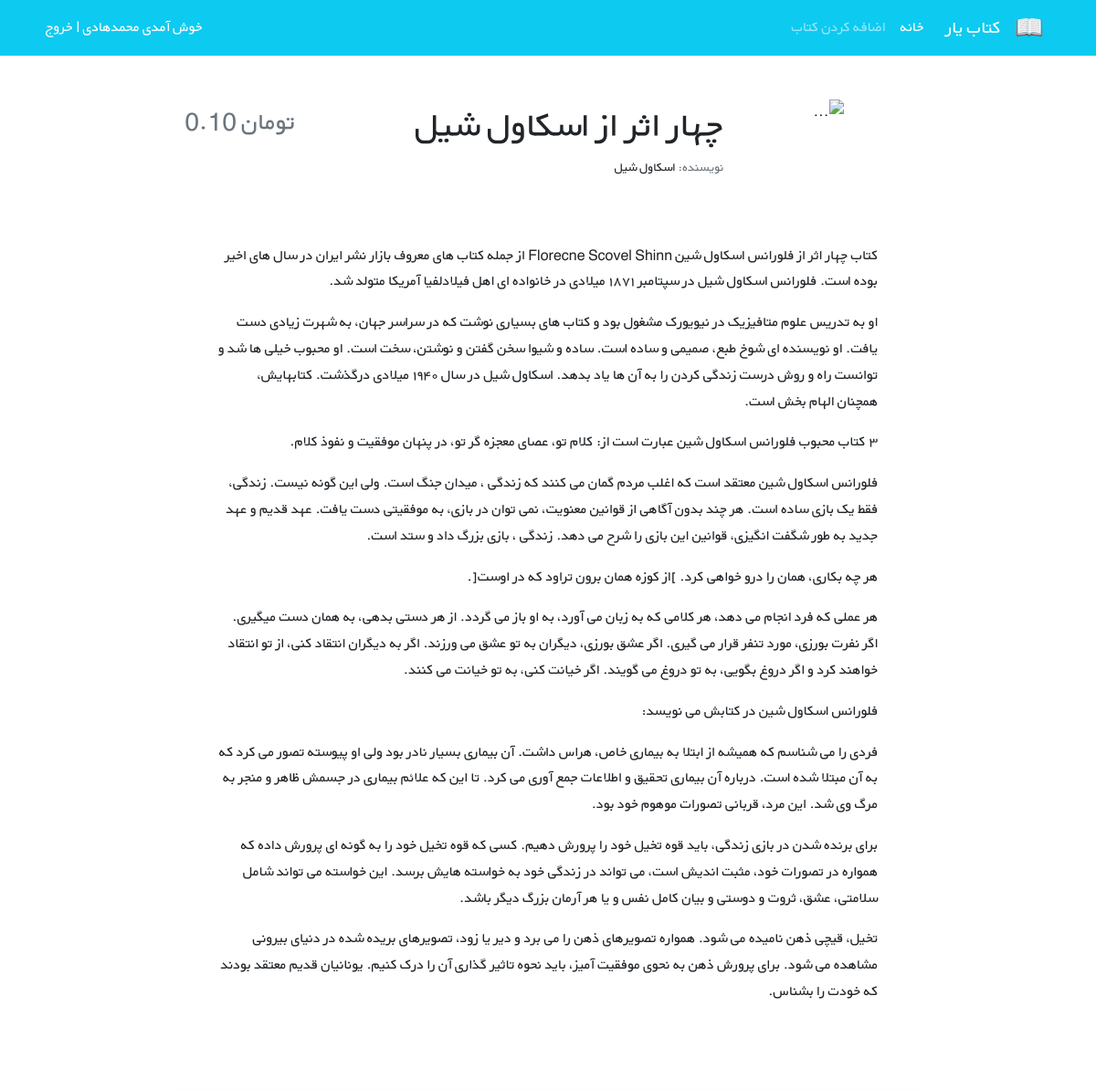
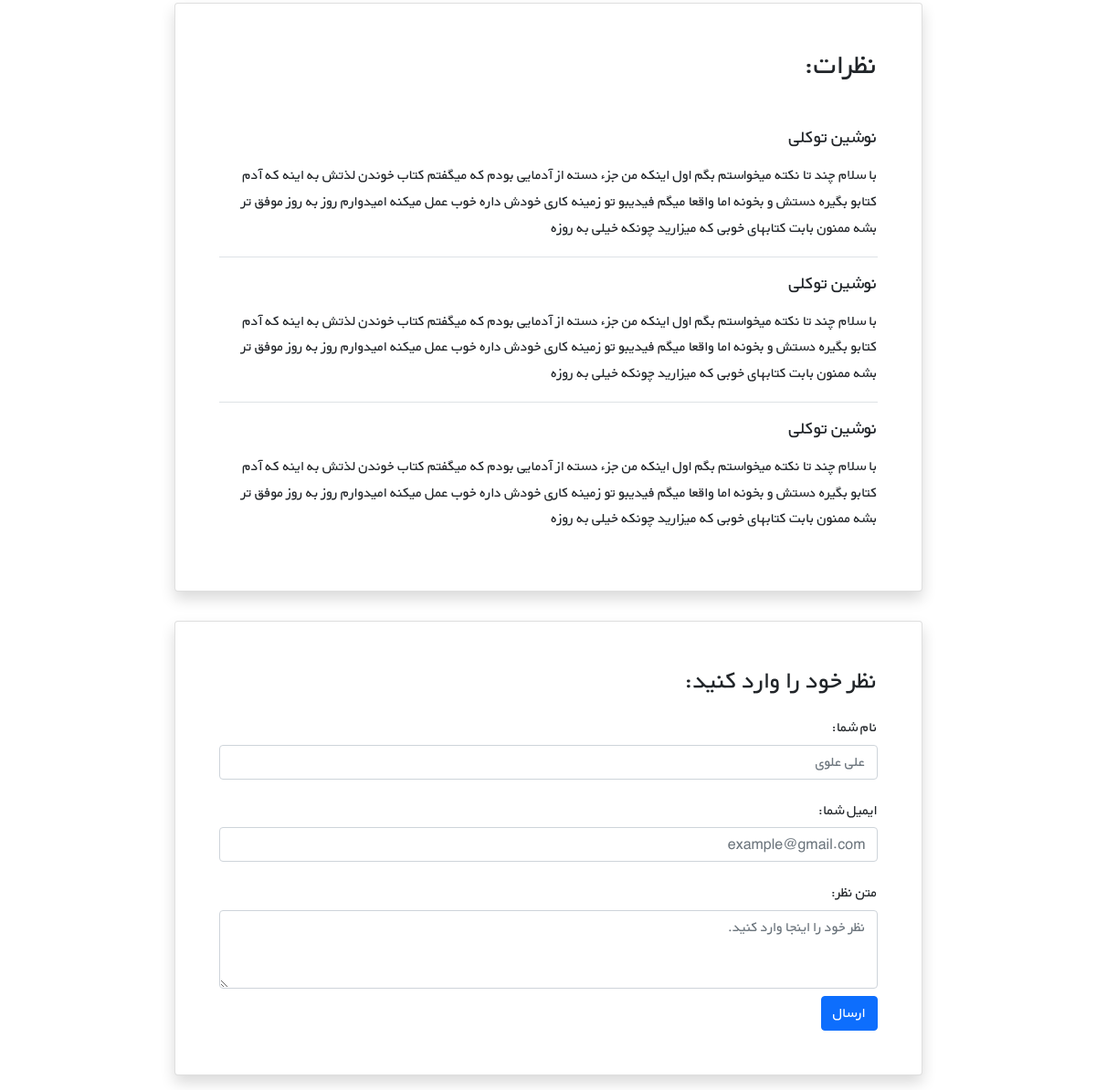
The app's page /books/7/ with its own data (2 pictures, top to bottom).
### books/models.py (models this page shows, shortened)
class Book(models.Model):
    title = models.CharField(max_length=200)
    author = models.CharField(max_length=200)
    description = models.TextField()
    price = models.DecimalField(max_digits=5, decimal_places=2)

### books/views.py (the view)
# urls.py: path('<int:pk>/',BookDetailView.as_view(), name ='book_detail'),
class BookDetailView(generic.DetailView):
    model = Book
    template_name = 'books/book_detail.html'

### books/templates/books/book_detail.html (shortened to what this page needs)
{% extends '_base.html' %}
{% block content %}
    <div class="container mt-5" dir="rtl">
        <div class="">
            <div class="">
                <div class="d-flex justify-content-center">
                    <div class="row w-sm-75 w-100">
                        <div class="col-xs-12 col-md-3 d-flex justify-content-center">
                            <div>
                                <img src="https://newcdn.fidibo.com/images/books/65579_50411_normal.jpg"
                                     class="img-fluid rounded-start" alt="...">
                            </div>
                        </div>
                        <div class="col-xs-12 col-md-6 text-center text-md-end mt-md-1 mt-4">
                            <h1>{{ book.title }}</h1>
                            <h5 class="small my-1"><span class="text-muted">نویسنده: </span>{{ book.author }}</h5>
                        </div>
                        <div class="col-xs-12 col-md-3 d-flex flex-column">
                            <h3 class="align-self-center pt-2 text-muted align-self-md-end">
                                 تومان {{ book.price }}
                            </h3>
                        </div>
                    </div>
                </div>
                <div class="d-flex justify-content-center">
                    <div class="my-3 p-5 w-sm-75 w-100">
                     {{ book.description|linebreaks }}
                    </div>
                </div>
                <div class="d-flex justify-content-center">
                    <div class="card shadow my-3 p-5 w-sm-75 w-100">
                        <h2 class="mb-5">نظرات:</h2>
                        <div class="border-bottom mb-3">
                            <h5 class="mb-3">نوشین توکلی</h5>
                            <p>با سلام چند تا نکته میخواستم بگم اول اینکه من جزء دسته از آدمایی بودم که میگفتم کتاب
                                خوندن لذتش
                                به اینه که آدم کتابو بگیره دستش و بخونه اما واقعا میگم فیدیبو تو زمینه کاری خودش داره
                                خوب عمل
                                میکنه امیدوارم روز به روز موفق تر بشه ممنون بابت کتابهای خوبی که میزارید چونکه خیلی به
                                روزه</p>
                        </div>
                        <div class="border-bottom mb-3">
                            <h5 class="mb-3">نوشین توکلی</h5>
                            <p>با سلام چند تا نکته میخواستم بگم اول اینکه من جزء دسته از آدمایی بودم که میگفتم کتاب
                                خوندن لذتش
                                به اینه که آدم کتابو بگیره دستش و بخونه اما واقعا میگم فیدیبو تو زمینه کاری خودش داره
                                خوب عمل
                                میکنه امیدوارم روز به روز موفق تر بشه ممنون بابت کتابهای خوبی که میزارید چونکه خیلی به
                                روزه</p>
                        </div>
                        <div>
                            <h5 class="mb-3">نوشین توکلی</h5>
                            <p>با سلام چند تا نکته میخواستم بگم اول اینکه من جزء دسته از آدمایی بودم که میگفتم کتاب
                                خوندن لذتش
                                به اینه که آدم کتابو بگیره دستش و بخونه اما واقعا میگم فیدیبو تو زمینه کاری خودش داره
                                خوب عمل
                                میکنه امیدوارم روز به روز موفق تر بشه ممنون بابت کتابهای خوبی که میزارید چونکه خیلی به
                                روزه</p>
                        </div>
                    </div>
                </div>
                <div class="d-flex justify-content-center">
                    <div class="card shadow my-3 p-5 w-sm-75 w-100">
                        <h3>نظر خود را وارد کنید:</h3>
                        <form method="POST">
                            <div class="form-group py-2">
                                <label class="py-1" for="author_name">نام شما:</label>
                                <input type="text" class="form-control" placeholder="علی علوی" name="author_name">
                            </div>
                            <div class="form-group py-2">
                                <label class="py-1" for="email">ایمیل شما:</label>
                                <input type="email" class="form-control" placeholder="example@gmail.com" name="email">
                            </div>
                            <div class="form-group py-2">
                                <label class="py-1" for="comment_text">متن نظر:</label>
                                <textarea class="form-control" name="text" rows="3"
                                          placeholder="نظر خود را اینجا وارد کنید."></textarea>
                            </div>
                            <button type="submit" class="btn btn-primary">ارسال</button>
                        </form>
                    </div>
                </div>
            </div>
        </div>
    </div>
{% endblock %}

### static/css/style.css (style rules this page uses)
* { font-family: 'BYekan', sans-serif; line-height: 1.8rem; }
@media (min-width: 576px) { .w-sm-75 { width: 75%!important; } }

### records on screen
Book: title "چهار اثر از اسکاول شیل", author "اسکاول شیل", price "0.10", description "کتاب چهار اثر از فلورانس اسکاول شین Florecne Scovel Shinn از جمله کتاب های معروف بازار نشر ایران در سال های اخیر بوده است. فلورانس اسکاول شیل در سپتامبر ۱۸۷۱ میلادی در خانواده ای اهل فیلادلفیا آمریکا متولد شد. او به تدریس علوم متافیزیک در نیویورک مشغول بود و کتاب های بسیاری نوشت که در سراسر جهان، به شهرت زیادی دست یافت. او نویسنده ای شوخ طبع، صمیمی و ساده است. ساده و شیوا سخن گفتن و نوشتن، سخت است. او محبوب خیلی ها شد و توانست راه و روش درست زندگی کردن را به آن ها یاد بدهد. اسکاول شیل در سال ۱۹۴۰ میلادی درگذشت. کتابهایش، همچنان الهام بخش است. ۳ کتاب محبوب فلورانس اسکاول شین عبارت است از: کلام تو، عصای معجزه گر تو، در پنهان موفقیت و نفوذ کلام. فلورانس اسکاول شین معتقد است که اغلب مردم گمان…"
